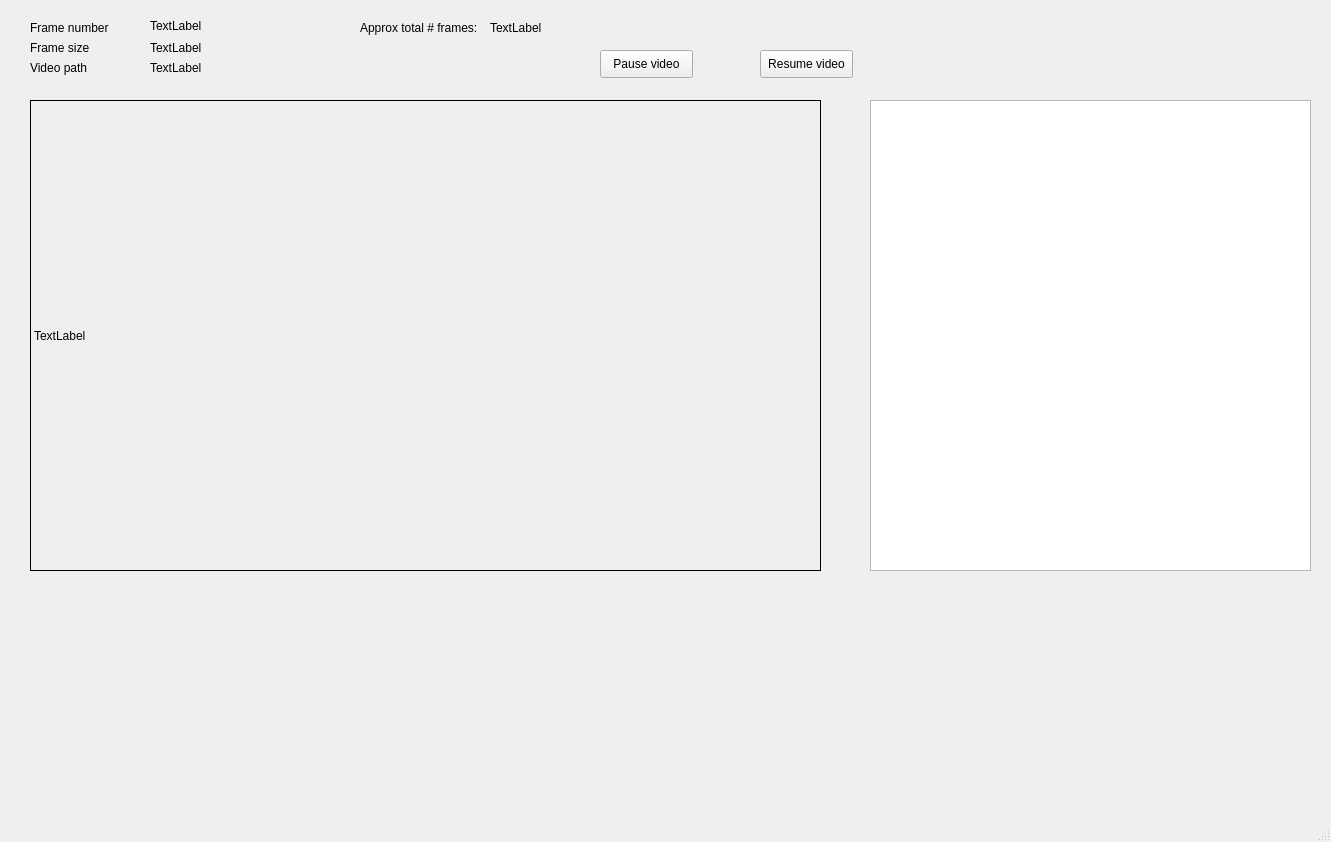
<?xml version="1.0" encoding="UTF-8"?>
<ui version="4.0">
 <class>WindowVideoProcessor</class>
 <widget class="QMainWindow" name="WindowVideoProcessor">
  <property name="geometry">
   <rect>
    <x>0</x>
    <y>0</y>
    <width>1331</width>
    <height>842</height>
   </rect>
  </property>
  <property name="windowTitle">
   <string>MainWindow</string>
  </property>
  <widget class="QWidget" name="centralwidget">
   <widget class="QPushButton" name="btn_pause">
    <property name="geometry">
     <rect>
      <x>600</x>
      <y>50</y>
      <width>93</width>
      <height>28</height>
     </rect>
    </property>
    <property name="text">
     <string>Pause video</string>
    </property>
   </widget>
   <widget class="QLabel" name="lbl_frameNumber">
    <property name="geometry">
     <rect>
      <x>150</x>
      <y>10</y>
      <width>141</width>
      <height>31</height>
     </rect>
    </property>
    <property name="text">
     <string>TextLabel</string>
    </property>
   </widget>
   <widget class="QLabel" name="label">
    <property name="geometry">
     <rect>
      <x>30</x>
      <y>20</y>
      <width>81</width>
      <height>16</height>
     </rect>
    </property>
    <property name="text">
     <string>Frame number</string>
    </property>
   </widget>
   <widget class="QPushButton" name="btn_resume">
    <property name="geometry">
     <rect>
      <x>760</x>
      <y>50</y>
      <width>93</width>
      <height>28</height>
     </rect>
    </property>
    <property name="text">
     <string>Resume video</string>
    </property>
   </widget>
   <widget class="QLabel" name="label_3">
    <property name="geometry">
     <rect>
      <x>30</x>
      <y>40</y>
      <width>71</width>
      <height>16</height>
     </rect>
    </property>
    <property name="text">
     <string>Frame size</string>
    </property>
   </widget>
   <widget class="QLabel" name="lbl_frameSize">
    <property name="geometry">
     <rect>
      <x>150</x>
      <y>40</y>
      <width>131</width>
      <height>16</height>
     </rect>
    </property>
    <property name="text">
     <string>TextLabel</string>
    </property>
   </widget>
   <widget class="QLabel" name="label_4">
    <property name="geometry">
     <rect>
      <x>30</x>
      <y>60</y>
      <width>61</width>
      <height>16</height>
     </rect>
    </property>
    <property name="text">
     <string>Video path</string>
    </property>
   </widget>
   <widget class="QLabel" name="lbl_fpathVid">
    <property name="geometry">
     <rect>
      <x>150</x>
      <y>60</y>
      <width>431</width>
      <height>16</height>
     </rect>
    </property>
    <property name="text">
     <string>TextLabel</string>
    </property>
   </widget>
   <widget class="QLabel" name="lbl_imgVis">
    <property name="geometry">
     <rect>
      <x>30</x>
      <y>100</y>
      <width>791</width>
      <height>471</height>
     </rect>
    </property>
    <property name="frameShape">
     <enum>QFrame::Box</enum>
    </property>
    <property name="text">
     <string>TextLabel</string>
    </property>
   </widget>
   <widget class="QLabel" name="label_5">
    <property name="geometry">
     <rect>
      <x>360</x>
      <y>20</y>
      <width>121</width>
      <height>16</height>
     </rect>
    </property>
    <property name="text">
     <string>Approx total # frames:</string>
    </property>
   </widget>
   <widget class="QLabel" name="lbl_approxNframes">
    <property name="geometry">
     <rect>
      <x>490</x>
      <y>20</y>
      <width>211</width>
      <height>16</height>
     </rect>
    </property>
    <property name="text">
     <string>TextLabel</string>
    </property>
   </widget>
   <widget class="QPlainTextEdit" name="target_printg">
    <property name="geometry">
     <rect>
      <x>870</x>
      <y>100</y>
      <width>441</width>
      <height>471</height>
     </rect>
    </property>
   </widget>
  </widget>
  <widget class="QMenuBar" name="menubar">
   <property name="geometry">
    <rect>
     <x>0</x>
     <y>0</y>
     <width>1331</width>
     <height>26</height>
    </rect>
   </property>
  </widget>
  <widget class="QStatusBar" name="statusbar"/>
 </widget>
 <resources/>
 <connections/>
</ui>
